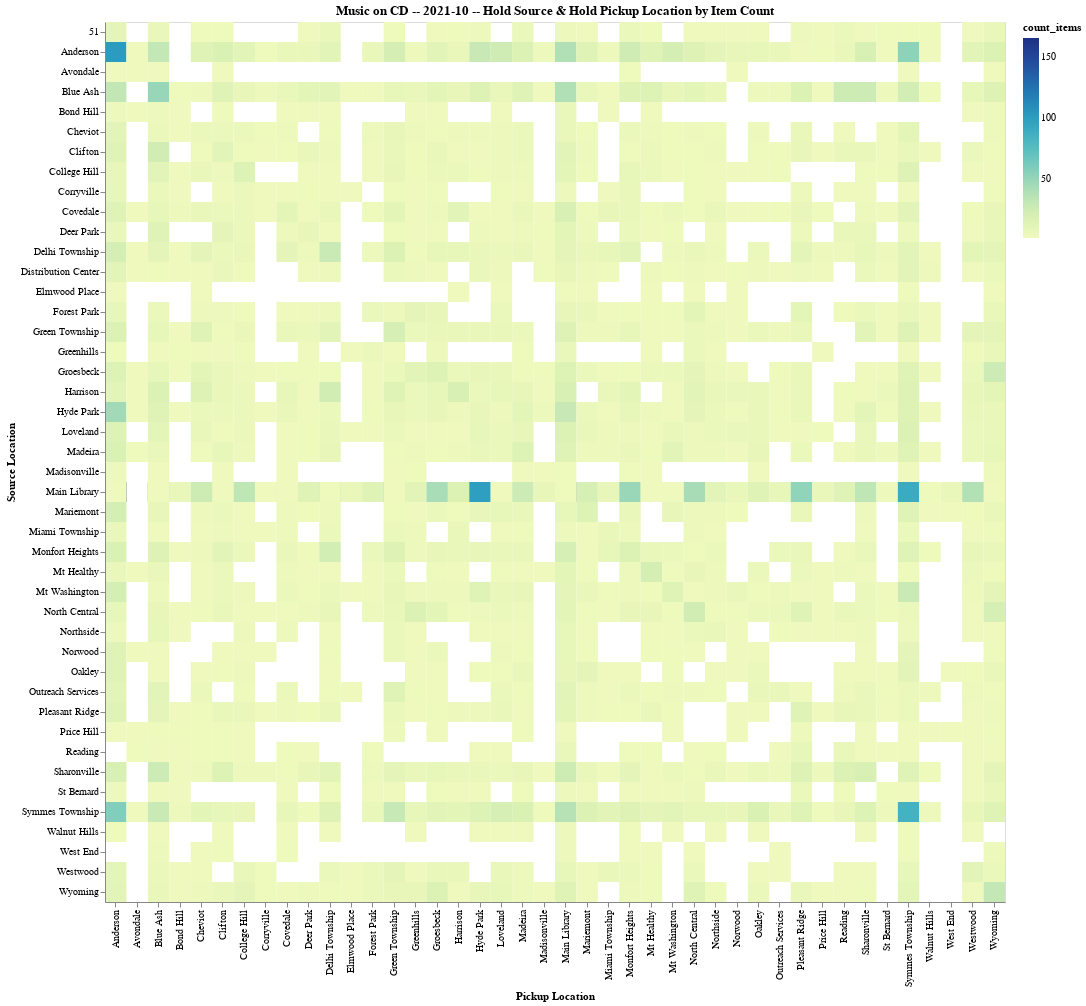

Write notebook code for a chart like this one.
### Code cell
alt.Chart(df[df['item_format']==item_format]).mark_rect().encode(
    alt.X('pickup_location:O', title='Pickup Location'),
    alt.Y('source_location:O', title='Source Location'),
    alt.Color('count_items:Q'),
    # alt.Size('count_distinct_patrons', scale=alt.Scale(range=[1, 1000])),
    tooltip=['item_format', 'source_location', 'pickup_location', 'avg_days_to_holdshelf', 'count_items', 'count_distinct_patrons']
).properties(
    title='{} -- {} -- Hold Source & Hold Pickup Location by Item Count'.format(item_format, start_date),
    width=900
)

### Figure 1 — Vega-Lite specification as saved in the notebook (floating-point values rounded to 4 significant figures; data arrays with more than 128 entries replaced by an {"elided": "..."} marker saying what was removed)
{"config": {"view": {"continuousWidth": 400, "continuousHeight": 300}}, "data": {"name": "data-9e77ad9214eced8cf3982d2b2b1d8501"}, "mark": "rect", "encoding": {"color": {"type": "quantitative", "field": "count_items"}, "tooltip": [{"type": "nominal", "field": "item_format"}, {"type": "nominal", "field": "source_location"}, {"type": "nominal", "field": "pickup_location"}, {"type": "quantitative", "field": "avg_days_to_holdshelf"}, {"type": "quantitative", "field": "count_items"}, {"type": "quantitative", "field": "count_distinct_patrons"}], "x": {"type": "ordinal", "field": "pickup_location", "title": "Pickup Location"}, "y": {"type": "ordinal", "field": "source_location", "title": "Source Location"}}, "title": "Music on CD -- 2021-10 -- Hold Source & Hold Pickup Location by Item Count", "width": 900, "$schema": "https://vega.github.io/schema/vega-lite/v4.8.1.json", "datasets": {"data-9e77ad9214eced8cf3982d2b2b1d8501": {"elided": "1282 records"}}}
